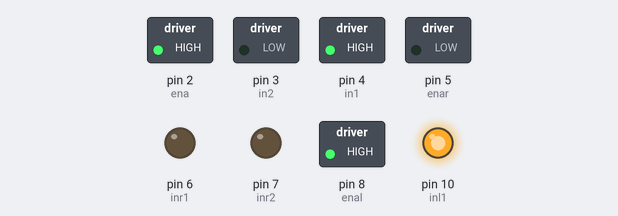
The sketch below on a simulated Arduino Uno, built with avr-gcc and run on an emulated ATmega328P. On the bench: switched loads named in the sketch (green lamp = pin HIGH), output pins drawn as LEDs (lit = HIGH).

Above: at 0.1 s.
At 2.1 s:
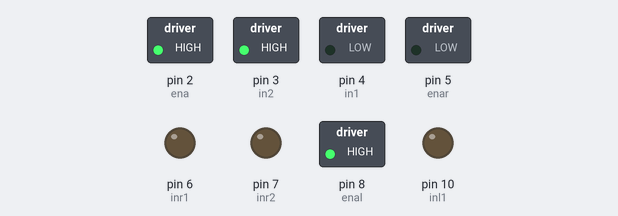
At 10.1 s:
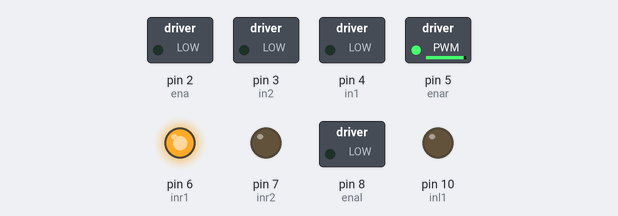
At 18.1 s:
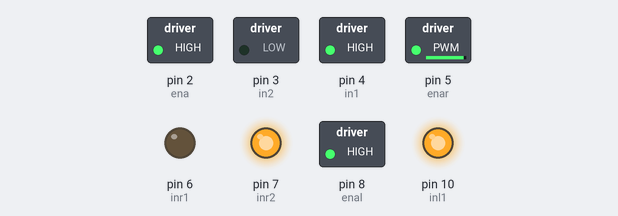
At 29.1 s:
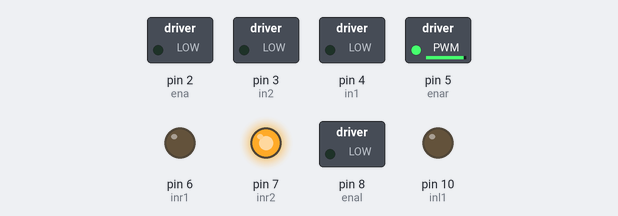
At 38.1 s:
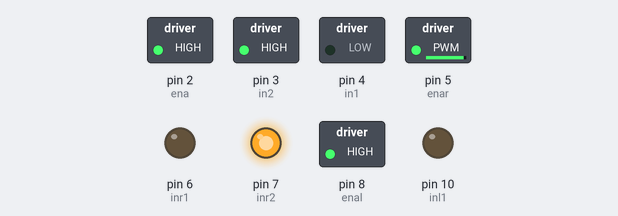
Timing chart, 0 to 39.6 s (numbered marks = the images above):
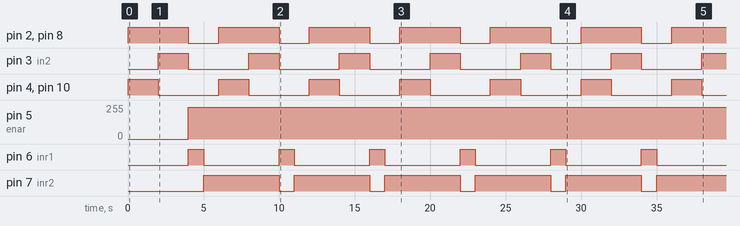

Measured:
- by itself, pin 2 (ena), pin 8 (enal): alternates HIGH for 4.0 s and LOW for 2.0 s
- by itself, pin 3 (in2), pin 4 (in1), pin 10 (inl1): alternates HIGH for 2.0 s and LOW for 4.0 s
- by itself, pin 5 (enar): 0/255 → 240/255 at 4.0 s
- by itself, pin 6 (inr1): alternates HIGH for 1.0 s and LOW for 5.0 s
- by itself, pin 7 (inr2): alternates HIGH for 5.0 s and LOW for 1.0 s

The sketch:

test_motor_hardwar_systems.ino
```cpp
#define trigPin1 22
#define echoPin1 23
#define trigPin2 24
#define echoPin2 25
#define trigPin3 26
#define echoPin3 27
#define trigPin4 28
#define echoPin4 29
#define trigPin5 30
#define echoPin5 31
//////////////////////////////////

#define ena 2   //enable
#define in1 4
#define in2 3

#define enal 8   //enable
#define inl1 10
#define inl2 9
//////////////////////////////
#define enar 5    // enable ruli
#define inr1 6
#define inr2 7
/////////////////////////////


void CarStop(void);
void CarDrive(int pov);
void CarTLeft(int pov);
void CarTRight(int pov);
void CarTStop();
void CarReverse(int pov);
/*
 * -------------------------------------SETUP---------------------------------------
 */
void setup()
{
  ///////////////////////// rotile
  pinMode(ena, OUTPUT);
  pinMode(in1, OUTPUT);
  pinMode(in2, OUTPUT);
  pinMode(enal, OUTPUT);
  pinMode(inl1, OUTPUT);
  pinMode(in2, OUTPUT);
  //volan
  pinMode(inr1, OUTPUT);
  pinMode(inr2, OUTPUT);
  pinMode(enar, OUTPUT);
}

/*
 * ---------------------------------MAIN_LOOP-------------------------------------------
 */
void loop()
{
 CarDrive(250);
 delay(2000);
 CarReverse(250);
 delay(2000);
 CarStop();                        //stop rotile din spate
 CarTRight(240);
 delay(1000);
 CarTLeft(240);
 delay(1000);
}

/*
 * --------------------------------FUNCTION---------------------------------------------
 */
void CarReverse(int pov) {

  digitalWrite(inl2, HIGH);
  digitalWrite(inl1,LOW );
  analogWrite(enal, pov);

  digitalWrite(in2,HIGH );
  digitalWrite(in1, LOW);
  analogWrite(ena, pov );
}
void CarStop(void) {
  digitalWrite(inl2, LOW);
  digitalWrite(inl1, LOW);
  analogWrite(enal, 0);

  digitalWrite(in2, LOW);
  digitalWrite(in1, LOW);
  analogWrite(ena, 0);
  /////////////////////////////////

}
void CarDrive(int pov) {
 digitalWrite(inl2, LOW);
  digitalWrite(inl1, HIGH);
  analogWrite(enal, pov);

  digitalWrite(in2, LOW);
  digitalWrite(in1, HIGH);
  analogWrite(ena, pov);
}
void CarTLeft(int pov)
{
  digitalWrite(inr1, LOW);
  digitalWrite(inr2, HIGH);
  analogWrite(enar, pov);

}
void CarTRight(int pov) {
  digitalWrite(inr1, HIGH);
  digitalWrite(inr2, LOW);
  analogWrite(enar, pov);
}
void CarTStop()
{
  digitalWrite(inr1, LOW);
  digitalWrite(inr2, LOW);
  analogWrite(enar, 0);
}
```
